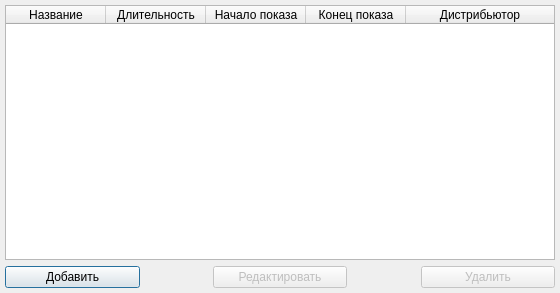
<?xml version="1.0" encoding="UTF-8"?>
<ui version="4.0">
 <class>FilmsDialog</class>
 <widget class="QDialog" name="FilmsDialog">
  <property name="windowModality">
   <enum>Qt::WindowModal</enum>
  </property>
  <property name="geometry">
   <rect>
    <x>0</x>
    <y>0</y>
    <width>560</width>
    <height>293</height>
   </rect>
  </property>
  <property name="windowTitle">
   <string>Фильмы</string>
  </property>
  <layout class="QGridLayout" name="gridLayout">
   <property name="leftMargin">
    <number>5</number>
   </property>
   <property name="topMargin">
    <number>5</number>
   </property>
   <property name="rightMargin">
    <number>5</number>
   </property>
   <property name="bottomMargin">
    <number>5</number>
   </property>
   <item row="1" column="0">
    <layout class="QHBoxLayout" name="horizontalLayout" stretch="2,1,2,1,2">
     <item>
      <widget class="QPushButton" name="addButton">
       <property name="text">
        <string>Добавить</string>
       </property>
      </widget>
     </item>
     <item>
      <spacer name="horizontalSpacer">
       <property name="orientation">
        <enum>Qt::Horizontal</enum>
       </property>
       <property name="sizeHint" stdset="0">
        <size>
         <width>40</width>
         <height>20</height>
        </size>
       </property>
      </spacer>
     </item>
     <item>
      <widget class="QPushButton" name="editButton">
       <property name="enabled">
        <bool>false</bool>
       </property>
       <property name="text">
        <string>Редактировать</string>
       </property>
      </widget>
     </item>
     <item>
      <spacer name="horizontalSpacer_2">
       <property name="orientation">
        <enum>Qt::Horizontal</enum>
       </property>
       <property name="sizeHint" stdset="0">
        <size>
         <width>40</width>
         <height>20</height>
        </size>
       </property>
      </spacer>
     </item>
     <item>
      <widget class="QPushButton" name="removeButton">
       <property name="enabled">
        <bool>false</bool>
       </property>
       <property name="text">
        <string>Удалить</string>
       </property>
      </widget>
     </item>
    </layout>
   </item>
   <item row="0" column="0">
    <widget class="QTableWidget" name="filmsTable">
     <property name="contextMenuPolicy">
      <enum>Qt::CustomContextMenu</enum>
     </property>
     <property name="horizontalScrollBarPolicy">
      <enum>Qt::ScrollBarAlwaysOff</enum>
     </property>
     <property name="editTriggers">
      <set>QAbstractItemView::DoubleClicked|QAbstractItemView::SelectedClicked</set>
     </property>
     <property name="selectionMode">
      <enum>QAbstractItemView::SingleSelection</enum>
     </property>
     <property name="selectionBehavior">
      <enum>QAbstractItemView::SelectRows</enum>
     </property>
     <attribute name="horizontalHeaderCascadingSectionResizes">
      <bool>true</bool>
     </attribute>
     <attribute name="horizontalHeaderStretchLastSection">
      <bool>true</bool>
     </attribute>
     <attribute name="verticalHeaderVisible">
      <bool>false</bool>
     </attribute>
     <column>
      <property name="text">
       <string>Название</string>
      </property>
     </column>
     <column>
      <property name="text">
       <string>Длительность</string>
      </property>
     </column>
     <column>
      <property name="text">
       <string>Начало показа</string>
      </property>
     </column>
     <column>
      <property name="text">
       <string>Конец показа</string>
      </property>
     </column>
     <column>
      <property name="text">
       <string>Дистрибьютор</string>
      </property>
     </column>
    </widget>
   </item>
  </layout>
  <action name="actionAddPost">
   <property name="text">
    <string>Добавить</string>
   </property>
   <property name="toolTip">
    <string>Добавить фильм</string>
   </property>
  </action>
  <action name="actionEditFilm">
   <property name="text">
    <string>Изменить</string>
   </property>
   <property name="toolTip">
    <string>Изменить фильм</string>
   </property>
  </action>
  <action name="actionRemoveFilm">
   <property name="text">
    <string>Удалить</string>
   </property>
   <property name="toolTip">
    <string>Удалить фильм</string>
   </property>
  </action>
  <action name="actionUpdateFilms">
   <property name="text">
    <string>Обновить</string>
   </property>
   <property name="toolTip">
    <string>Обновить фильмы</string>
   </property>
  </action>
 </widget>
 <resources/>
 <connections/>
</ui>
